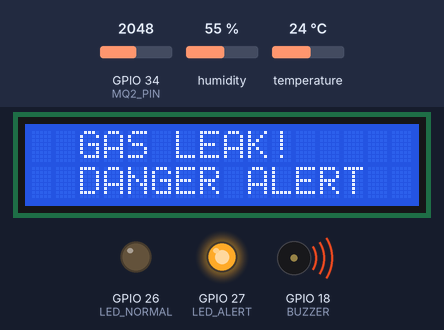
Bench run of a sketch on a simulated ESP32. Shown: 16×2 character LCD, output pins drawn as LEDs (lit = HIGH), buzzer (waves = sounding, pin HIGH). Inputs (shaded band) come from the test bench; at power-on: GPIO 34 (MQ2_PIN) = 2048, humidity 55 %, temperature 24 °C. WiFi joins after 1.5 s; servers stay silent unless stated; what the sketch prints to the serial monitor is not drawn.

Above: at 4.5 s.
4.6 s: GPIO 34 (MQ2_PIN) set to 1960
At 6.2 s:
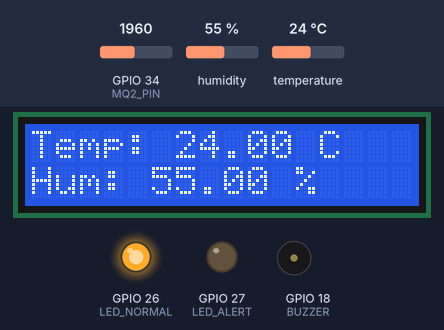
7.4 s: GPIO 34 (MQ2_PIN) set to 2040
At 10.4 s:
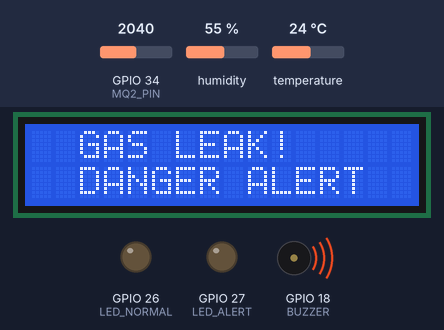
17.3 s: GPIO 34 (MQ2_PIN) set to 1228
At 19.0 s:
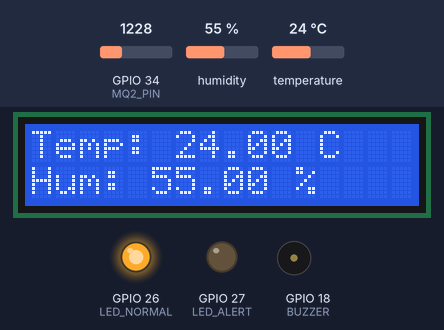
19.4 s: humidity set to 22 %
At 21.1 s:
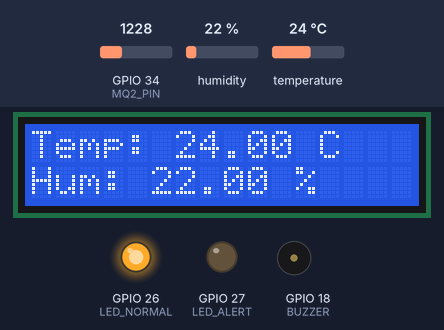
21.4 s: temperature set to 12 °C
At 24.4 s:
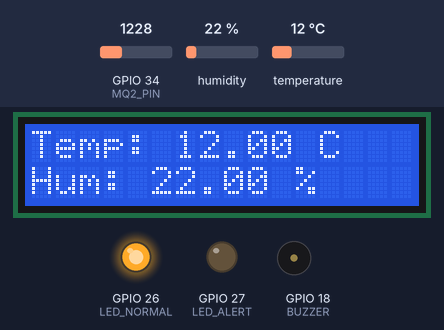
25.4 s: humidity set to 40 %
At 28.6 s:
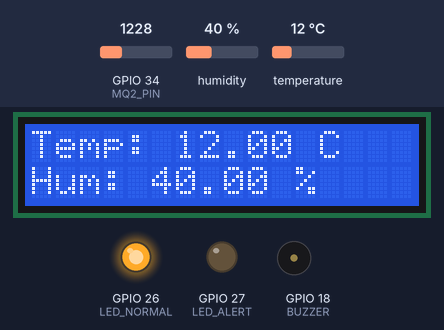
Timing chart, 0 to 30.1 s (numbered marks = the images above; inputs shaded):
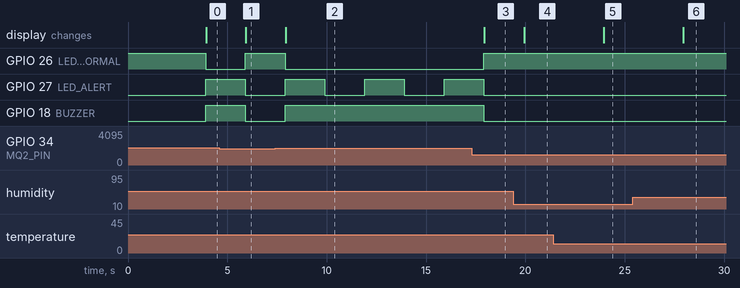

Measured:
- the behaviour switches between 2001 and 2000 on GPIO 34 (MQ2_PIN) (found by bisection; images 0 and 1)
- after the input at 4.6 s, GPIO 26 (LED_NORMAL): LOW → HIGH after 1.3 s; GPIO 18 (BUZZER): HIGH → LOW after 1.3 s; the display: changes after 1.3 s (image 1)
- after the input at 7.4 s, GPIO 26 (LED_NORMAL): HIGH → LOW after 0.52 s; GPIO 27 (LED_ALERT): alternates HIGH for 2.0 s and LOW for 2.0 s, starting after 0.52 s; GPIO 18 (BUZZER): LOW → HIGH after 0.52 s; the display: changes after 0.55 s (image 2)
- after the input at 17.3 s, GPIO 26 (LED_NORMAL): LOW → HIGH after 0.60 s; GPIO 18 (BUZZER): HIGH → LOW after 0.60 s; the display: changes after 0.62 s (image 3)
- after the input at 19.4 s, the display: changes after 0.55 s (image 4)
- after the input at 21.4 s, the display: changes after 2.5 s (image 5)
- after the input at 25.4 s, the display: changes after 2.5 s (image 6)

The sketch:

gas_alert_system.ino
```cpp
#define BLYNK_TEMPLATE_ID "Add temp form blynk iot "
#define BLYNK_TEMPLATE_NAME "Gas Alert System"
#define BLYNK_AUTH_TOKEN "add token form blynk iot"
#define BLYNK_PRINT Serial

#include <WiFi.h>
#include <BlynkSimpleEsp32.h>
#include <DHT.h>
#include <LiquidCrystal_I2C.h>

// -------- BLYNK DETAILS --------
char ssid[] = "Wifi name";
char pass[] = "WIfi pass";

// -------- PIN DEFINITIONS --------
#define MQ2_PIN 34
#define DHT_PIN 4
#define BUZZER 18
#define LED_NORMAL 26
#define LED_ALERT 27

#define DHTTYPE DHT11

// -------- OBJECTS --------
DHT dht(DHT_PIN, DHTTYPE);
LiquidCrystal_I2C lcd(0x27, 16, 2);
BlynkTimer timer;

// -------- VARIABLES --------
int gasThreshold = 2000;   // Adjust after testing
bool alertState = false;

void setup() {
  Serial.begin(9600);

  pinMode(MQ2_PIN, INPUT);
  pinMode(BUZZER, OUTPUT);
  pinMode(LED_NORMAL, OUTPUT);
  pinMode(LED_ALERT, OUTPUT);

  digitalWrite(LED_NORMAL, HIGH);
  digitalWrite(LED_ALERT, LOW);
  digitalWrite(BUZZER, LOW);

  lcd.init();
  lcd.backlight();
  lcd.setCursor(0, 0);
  lcd.print("Gas Alert System");
  lcd.setCursor(0, 1);
  lcd.print("Initializing");

  dht.begin();
  Blynk.begin(BLYNK_AUTH_TOKEN, ssid, pass);

  timer.setInterval(2000L, checkSensors);
}

void checkSensors() {
  int gasValue = analogRead(MQ2_PIN);
  float humidity = dht.readHumidity();
  float temperature = dht.readTemperature();

  Serial.print("Gas: ");
  Serial.println(gasValue);

  if (gasValue > gasThreshold) {
    alertState = true;
  } else {
    alertState = false;
  }

  if (alertState) {
    // ----- ALERT MODE -----
    digitalWrite(LED_NORMAL, LOW);
    digitalWrite(BUZZER, HIGH);

    digitalWrite(LED_ALERT, !digitalRead(LED_ALERT)); // Blinking

    lcd.clear();
    lcd.setCursor(0, 0);
    lcd.print("  GAS LEAK!");
    lcd.setCursor(0, 1);
    lcd.print("  DANGER ALERT");

    Blynk.virtualWrite(V2, 1);
    Blynk.logEvent("gas_alert", "⚠ Gas Leakage Detected!");

  } else {
    // ----- NORMAL MODE -----
    digitalWrite(LED_NORMAL, HIGH);
    digitalWrite(LED_ALERT, LOW);
    digitalWrite(BUZZER, LOW);

    lcd.clear();
    lcd.setCursor(0, 0);
    lcd.print("Temp: ");
    lcd.print(temperature);
    lcd.print(" C");

    lcd.setCursor(0, 1);
    lcd.print("Hum: ");
    lcd.print(humidity);
    lcd.print(" %");

    Blynk.virtualWrite(V2, 0);
  }

  // Send DHT data to Blynk
  Blynk.virtualWrite(V0, temperature);
  Blynk.virtualWrite(V3, humidity);
}

void loop() {
  Blynk.run();
  timer.run();
}
```
